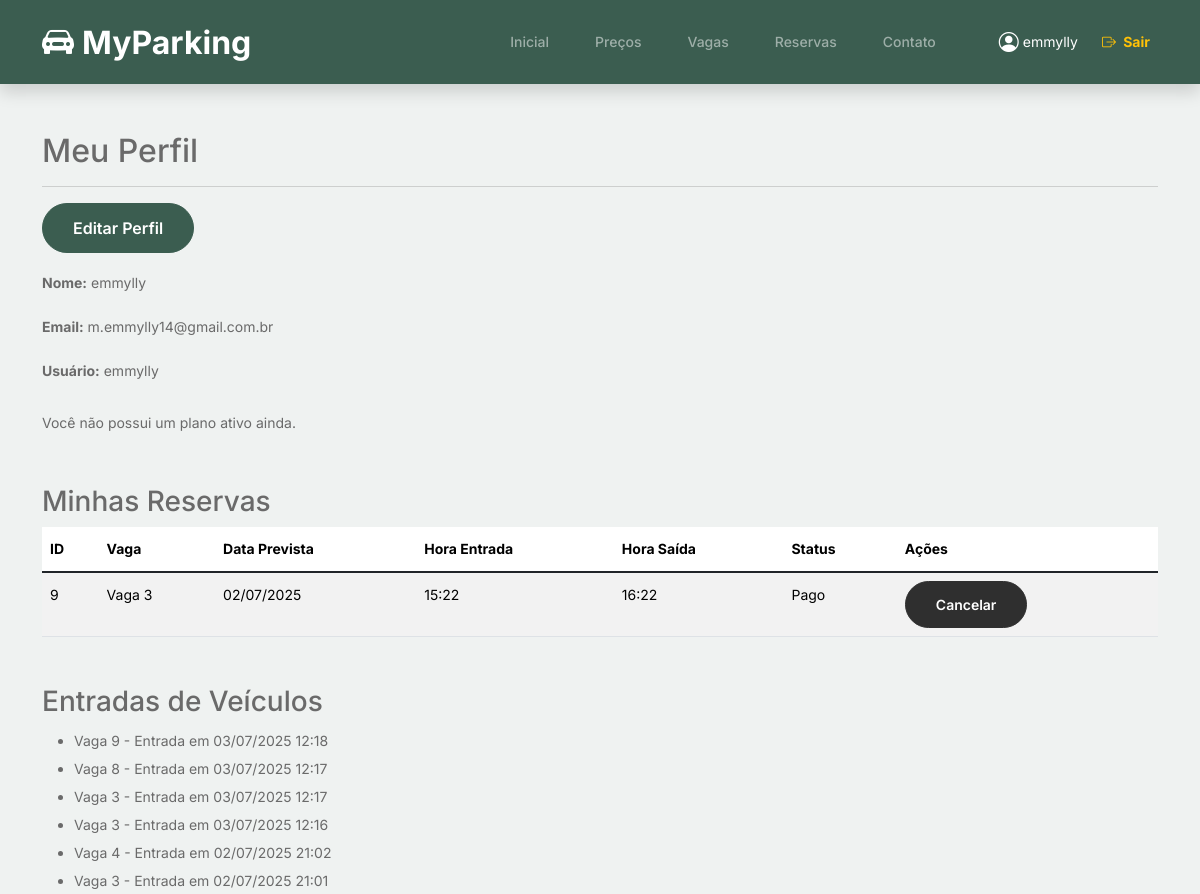
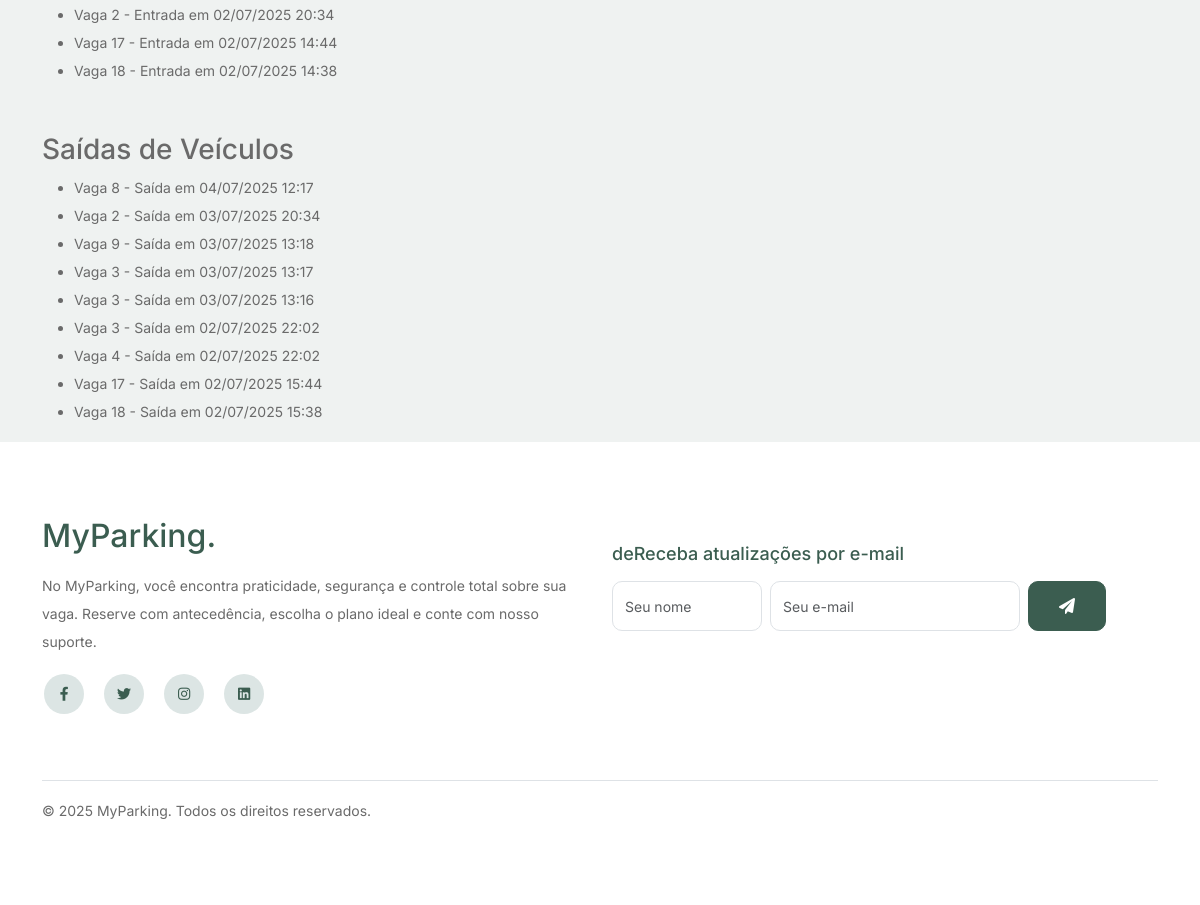
The app's page /usuarios/perfil/ (signed in) with its own data (2 pictures, top to bottom).
### usuarios/models.py (models this page shows, shortened)
class User(AbstractUser):
    email = models.EmailField(unique=True, blank=False, null=False)
    nome = models.CharField(max_length=150, blank=True, null=False)
    telefone = models.CharField(max_length=15, blank=True, null=False)
    cpf = models.CharField(max_length=14, unique=True, blank=True, null=True)
    mensalista = models.BooleanField(default=False)
    vaga_mensalista = models.ForeignKey(
        'vagas.Vaga',
        on_delete=models.SET_NULL,
        null=True,
        blank=True,
        related_name='usuarios_mensalistas'
    )

### reserva/models.py (models this page shows, shortened)
class Reserva(models.Model):
    cliente = models.ForeignKey(
        'usuarios.User',
        on_delete=models.CASCADE,
        related_name='reservas'
    )
    vaga = models.ForeignKey(
        'vagas.Vaga',
        on_delete=models.CASCADE,
        related_name='reservas'
    )
    data_prevista = models.DateField()
    hora_entrada = models.TimeField()
    hora_saida = models.TimeField()
    email = models.EmailField()
    telefone = models.CharField(max_length=15)
    pago = models.BooleanField(default=False)

### vagas/models.py (models this page shows, shortened)
class Vaga(models.Model):
    numero = models.IntegerField(unique=True)
    ocupada = models.BooleanField(default=False)
    tipo_cliente = models.CharField(
        max_length=10,
        choices=[('avulso', 'Avulso'), ('mensalista', 'Mensalista')],
        default='avulso'
    )
    cliente_mensalista = models.ForeignKey(
        'clientes.Mensalista',
        on_delete=models.SET_NULL,
        null=True,
        blank=True,
        related_name='vagas',
        help_text='Cliente associado se a vaga for de um mensalista.'
    )

class EntradaVeiculo(models.Model):
    cliente = models.ForeignKey(User, on_delete=models.CASCADE, related_name='entradas')
    vaga = models.ForeignKey(Vaga, on_delete=models.SET_NULL, null=True)
    data_entrada = models.DateTimeField(default=timezone.now)

class SaidaVeiculo(models.Model):
    cliente = models.ForeignKey(User, on_delete=models.CASCADE, related_name='saidas')
    vaga = models.ForeignKey(Vaga, on_delete=models.SET_NULL, null=True)
    data_saida = models.DateTimeField(default=timezone.now)

### usuarios/views.py (the view, shortened to what this page needs)
# urls.py: path('perfil/', views.perfil_usuario, name='perfil_usuario'),
def perfil_usuario(request):
    cliente = get_object_or_404(Cliente, user=request.user)
    if cliente.tipo == 'mensalista':
        mensalista = get_object_or_404(Mensalista, cliente=cliente, contrato_ativo=True)
        pedido = PedidoPlano.objects.filter(cliente=cliente, pago=True).order_by('-data_pedido').first()
    else:
        mensalista = None
        pedido = None
    reservas = Reserva.objects.filter(cliente=request.user).order_by('-data_prevista')
    entradas = EntradaVeiculo.objects.filter(cliente=request.user).order_by('-data_entrada')
    saidas = SaidaVeiculo.objects.filter(cliente=request.user).order_by('-data_saida')
    context = {
        'cliente': cliente,
        'mensalista': mensalista,
        'pedido': pedido,
        'reservas': reservas,
        'entradas': entradas,
        'saidas': saidas,
    }
    return render(request, 'usuarios/perfil.html', context)

### templates/usuarios/perfil.html (shortened to what this page needs)
{% extends 'base.html' %}
{% block content %}
<div class="container mt-5">
  <h2>Meu Perfil</h2>
  <hr>
  <a href="{% url 'editar_perfil' %}" class="btn btn-primary mb-3">Editar Perfil</a>
  <p><strong>Nome:</strong> {{ user.get_full_name|default:user.username }}</p>
  <p><strong>Email:</strong> {{ user.email }}</p>
  <p><strong>Usuário:</strong> {{ user.username }}</p>
  {% if cliente.tipo == 'mensalista' and mensalista %}
    <h3>Plano Mensalista</h3>
    <hr>
    <ul>
      <li><strong>Plano contratado:</strong> {{ mensalista.plano.nome }}</li>
      <li><strong>Vaga vinculada:</strong> Vaga {{ mensalista.vaga.numero }}</li>
      <li><strong>Contrato ativo desde:</strong> {{ mensalista.data_inicio|date:"d/m/Y" }}</li>
      <li><strong>Data de vencimento:</strong> {{ mensalista.data_vencimento|date:"d/m/Y" }}</li>
    </ul>
    <h4>Histórico de Pagamentos</h4>
    {% if pedido %}
      <hr>
      <ul>
        <li><strong>Data do pagamento:</strong> {{ pedido.data_pedido|date:"d/m/Y H:i" }}</li>
        <li><strong>Forma de pagamento:</strong> {{ pedido.forma_pagamento }}</li>
        <li><strong>Valor pago:</strong> R$ {{ pedido.plano.valor }}</li>
      </ul>
    {% else %}
      <p>Nenhum pagamento registrado.</p>
    {% endif %}
    <form method="post" onsubmit="return confirm('Deseja cancelar o plano e voltar a ser avulso?');" class="mt-3">
      {% csrf_token %}
      <button type="submit" name="cancelar" class="btn btn-danger">Cancelar Plano</button>
    </form>
  {% else %}
    <p class="mt-4">Você não possui um plano ativo ainda.</p>
  {% endif %}
  <h3 class="mt-5">Minhas Reservas</h3>
  {% if reservas %}
    <table class="table table-striped">
      <thead>
        <tr>
          <th>ID</th>
          <th>Vaga</th>
          <th>Data Prevista</th>
          <th>Hora Entrada</th>
          <th>Hora Saída</th>
          <th>Status</th>
          <th>Ações</th>
        </tr>
      </thead>
      <tbody>
        {% for reserva in reservas %}
          <tr>
            <td>{{ reserva.id }}</td>
            <td>Vaga {{ reserva.vaga.numero }}</td>
            <td>{{ reserva.data_prevista|date:"d/m/Y" }}</td>
            <td>{{ reserva.hora_entrada }}</td>
            <td>{{ reserva.hora_saida }}</td>
            <td>{% if reserva.pago %}Pago{% else %}Pendente{% endif %}</td>
            <td>
              <form method="post" action="{% url 'cancelar_reserva' reserva.id %}" onsubmit="return confirm('Confirma cancelamento da reserva?');">
                <button type="submit" class="btn btn-sm btn-danger">Cancelar</button>
              </form>
            </td>
          </tr>
        {% endfor %}
      </tbody>
    </table>
  {% else %}
    <p>Você não possui reservas feitas.</p>
  {% endif %}
  <h3 class="mt-5">Entradas de Veículos</h3>
  {% if entradas %}
    <ul>
      {% for entrada in entradas %}
        <li>Vaga {{ entrada.vaga.numero }} - Entrada em {{ entrada.data_entrada|date:"d/m/Y H:i" }}</li>
      {% endfor %}
    </ul>
  {% else %}
    <p>Você não possui registros de entrada.</p>
  {% endif %}
  <h3 class="mt-5">Saídas de Veículos</h3>
  {% if saidas %}
    <ul>
      {% for saida in saidas %}
        <li>Vaga {{ saida.vaga.numero }} - Saída em {{ saida.data_saida|date:"d/m/Y H:i" }}</li>
      {% endfor %}
    </ul>
  {% else %}
    <p>Você não possui registros de saída.</p>
  {% endif %}
</div>
{% endblock %}

### templates/includes/navbar.html (shortened to what this page needs)
{% load static %}
<nav class="custom-navbar navbar navbar-expand-md navbar-dark bg-dark shadow">
  <div class="container">
    <a class="navbar-brand fw-bold" href="{% url 'home' %}">
      <i class="bi bi-car-front-fill me-2"></i>MyParking
    </a>
    <div class="collapse navbar-collapse" id="navbarsFurni">
      <ul class="custom-navbar-nav navbar-nav ms-auto mb-2 mb-md-0">
        <li class="nav-item">
          <a class="nav-link" href="{% url 'home' %}">Inicial</a>
        </li>
        <li>
          <a class="nav-link" href="{% url 'precos' %}">Preços</a>
        </li>
        <li>
          <a class="nav-link" href="{% url 'vagas:lista_vagas' %}">Vagas</a>
        </li>
        <li>
          <a class="nav-link" href="{% url 'reservar' %}">Reservas</a>
        </li>
        <li>
          <a class="nav-link" href="{% url 'contato' %}">Contato</a>
        </li>
      </ul>
      <ul class="custom-navbar-cta navbar-nav mb-2 mb-md-0 ms-4">
        {% if user.is_authenticated %}
          <li class="nav-item d-flex align-items-center me-3">
            <a href="{% url 'perfil_usuario' %}" class="text-white text-decoration-none d-flex align-items-center">
              <i class="bi bi-person-circle me-1 fs-5"></i>
              {{ user.get_full_name|default:user.username }}
            </a>
          </li>
          <li>
            <a class="nav-link text-warning fw-bold" href="{% url 'sair' %}">
              <i class="bi bi-box-arrow-right me-1"></i> Sair
            </a>
          </li>
        {% endif %}
      </ul>
    </div>
  </div>
</nav>

### MyParking/static/css/style.css (style rules this page uses)
body { overflow-x: hidden; position: relative; }
body { font-family: "Inter", sans-serif; font-weight: 400; line-height: 28px; color: #6a6a6a; font-size: 14px; background-color: #eff2f1; }
a { text-decoration: none; -webkit-transition: .3s all ease; -o-transition: .3s all ease; transition: .3s all ease; color: #2f2f2f; text-decoration: underline; }
.custom-navbar { background: #3b5d50 !important; padding-top: 20px; padding-bottom: 20px; }
.custom-navbar .navbar-brand { font-size: 32px; font-weight: 600; }
@media (min-width: 992px) { .custom-navbar .custom-navbar-nav li { margin-left: 15px; margin-right: 15px; } }
.custom-navbar .custom-navbar-nav li a { font-weight: 500; color: #ffffff !important; opacity: .5; -webkit-transition: .3s all ease; -o-transition: .3s all ease; transition: .3s all ease; position: relative; }
@media (min-width: 768px) { .custom-navbar .custom-navbar-nav li a:before { content: ""; position: absolute; bottom: 0; left: 8px; right: 8px; background: #f9bf29; height: 5px; opacity: 1; visibility: visible; width: 0; -webkit-transition: .15s all ease-out; -o-transition: .15s all ease-out; transition: .15s all ease-out; } }
.custom-navbar .custom-navbar-cta { margin-left: 0 !important; -webkit-box-orient: horizontal; -webkit-box-direction: normal; -ms-flex-direction: row; flex-direction: row; }
@media (min-width: 768px) { .custom-navbar .custom-navbar-cta { margin-left: 40px !important; } }
.custom-navbar .custom-navbar-cta li { margin-left: 0px; margin-right: 0px; }
.custom-navbar .custom-navbar-cta li:first-child { margin-right: 20px; }
.btn { font-weight: 600; padding: 12px 30px; border-radius: 30px; color: #ffffff; background: #2f2f2f; border-color: #2f2f2f; }
.btn.btn-primary { background: #3b5d50; border-color: #3b5d50; }

### records on screen
User: get_full_name "emmylly", email "m.emmylly14@gmail.com.br", username "emmylly"
Reserva: id "9", vaga.numero "3", data_prevista "02/07/2025", hora_entrada "15:22", hora_saida "16:22", pago "Pago"
EntradaVeiculo: vaga.numero "9", data_entrada "03/07/2025 12:18"
EntradaVeiculo: vaga.numero "8", data_entrada "03/07/2025 12:17"
EntradaVeiculo: vaga.numero "3", data_entrada "03/07/2025 12:17"
EntradaVeiculo: vaga.numero "3", data_entrada "03/07/2025 12:16"
EntradaVeiculo: vaga.numero "4", data_entrada "02/07/2025 21:02"
EntradaVeiculo: vaga.numero "3", data_entrada "02/07/2025 21:01"
EntradaVeiculo: vaga.numero "2", data_entrada "02/07/2025 20:34"
EntradaVeiculo: vaga.numero "17", data_entrada "02/07/2025 14:44"
EntradaVeiculo: vaga.numero "18", data_entrada "02/07/2025 14:38"
SaidaVeiculo: vaga.numero "8", data_saida "04/07/2025 12:17"
SaidaVeiculo: vaga.numero "2", data_saida "03/07/2025 20:34"
SaidaVeiculo: vaga.numero "9", data_saida "03/07/2025 13:18"
SaidaVeiculo: vaga.numero "3", data_saida "03/07/2025 13:17"
SaidaVeiculo: vaga.numero "3", data_saida "03/07/2025 13:16"
SaidaVeiculo: vaga.numero "3", data_saida "02/07/2025 22:02"
SaidaVeiculo: vaga.numero "4", data_saida "02/07/2025 22:02"
SaidaVeiculo: vaga.numero "17", data_saida "02/07/2025 15:44"
SaidaVeiculo: vaga.numero "18", data_saida "02/07/2025 15:38"
